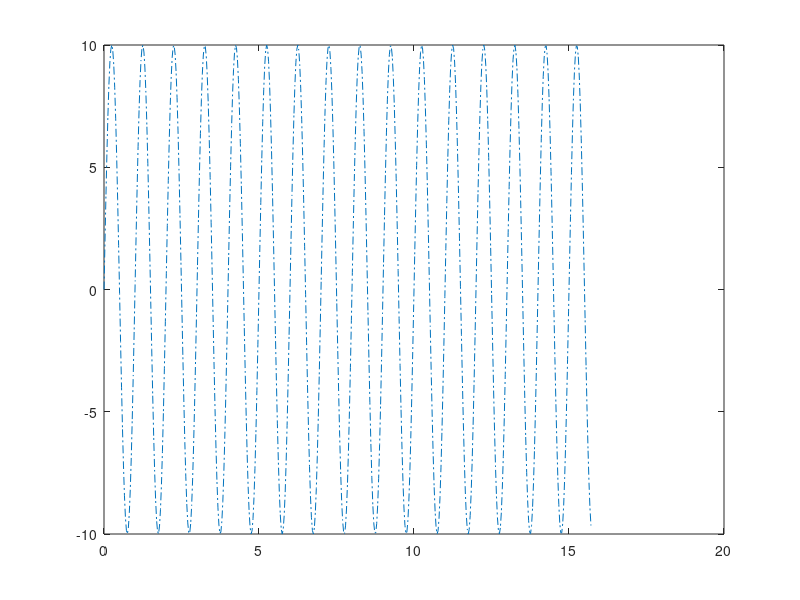

MATLAB code to generate this figure:
%For example, y=10*sin(2*pi*x) from 0 to 5*pi
%x is a vector, 0<=x<=5*pi, increments od pi/100
%creates a vector y
%creates the plot
x=0:pi/100:5*pi;
y=10*sin(2*pi*x);
plot(x,y,'-.')
% Various color and line types 
% y     Yellow      .       Point
% m     Magnetia    o       Circle
% c     Cyan        x       x mark
% r     Red         +       Plus
% g     Green       -       Solid
% b     Blue        *       Star
%w      White       -.      Dashdot      
%k      Black       --      Dashed
% Just the change the '-.' section, and see the result by yourself.